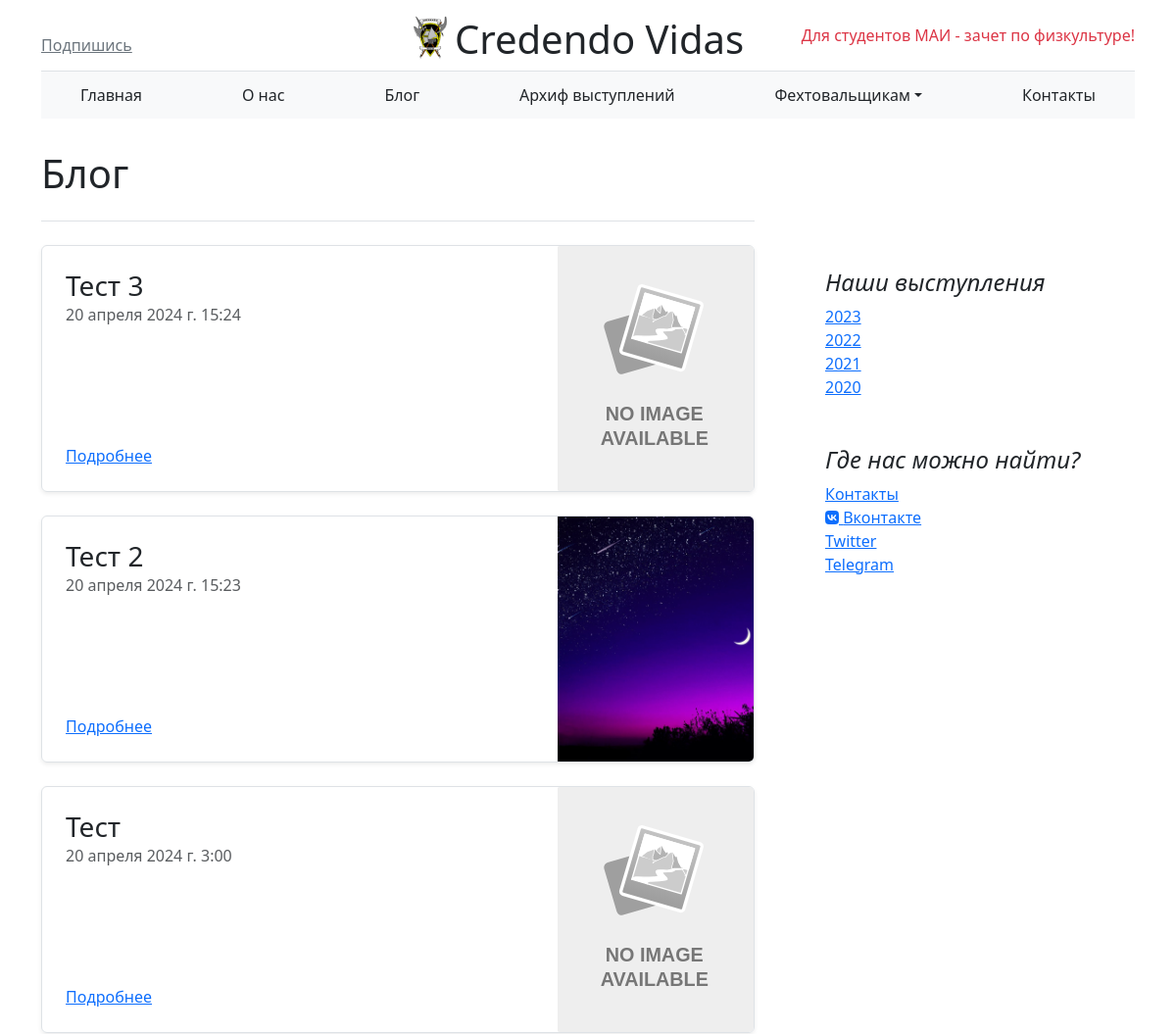
The page /blog/ (upper part) on the database as committed earlier.
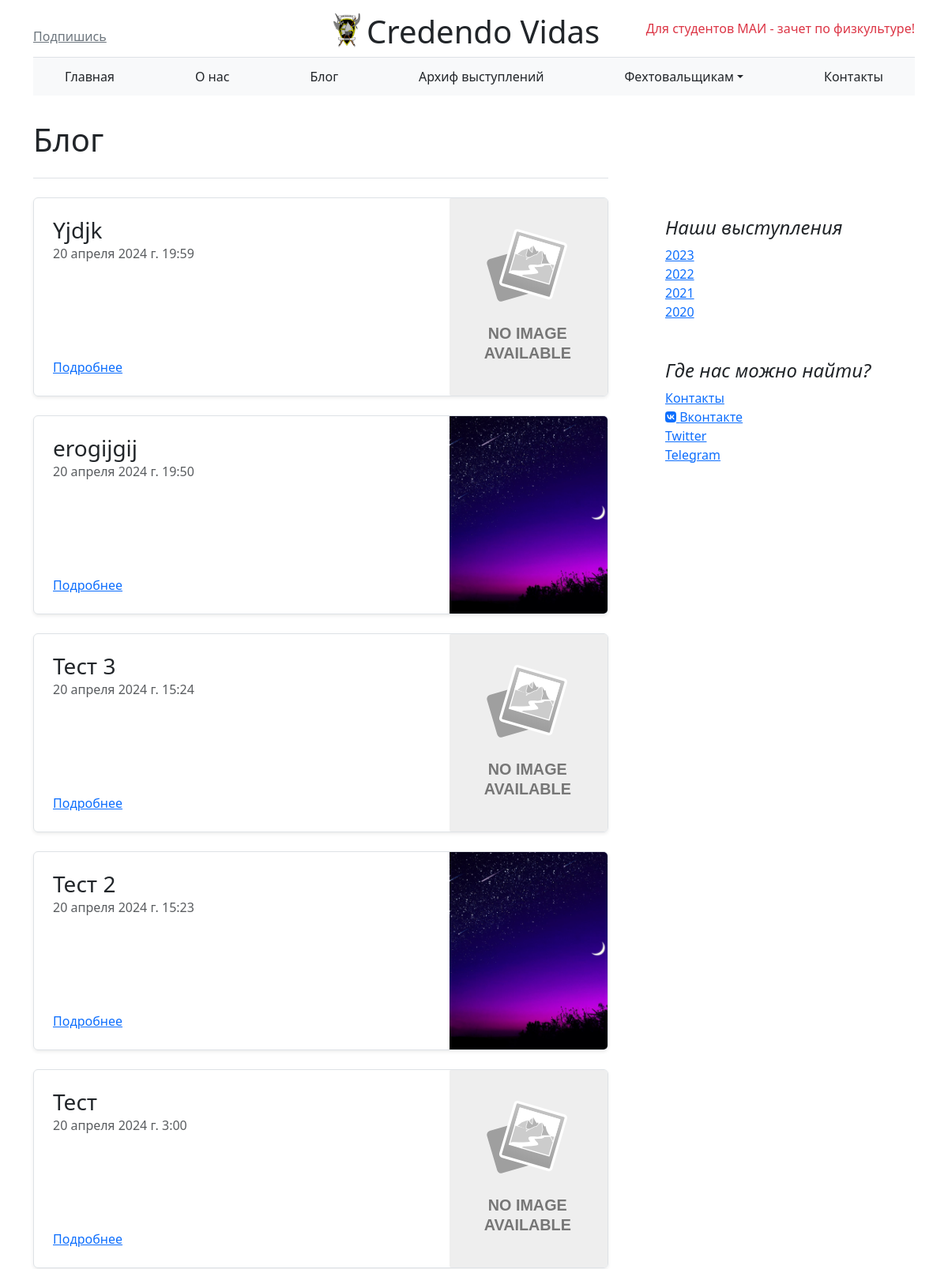
The same page on the database as committed later.
### blog/models.py (models this page shows, shortened)
class Post(models.Model):
    id = models.AutoField(primary_key=True, unique=True)
    title = models.CharField('Заголовок', max_length=50)
    body = models.TextField('Тело статьи')
    date = models.DateTimeField('Дата создания', auto_now_add=True)
    author = CurrentUserField(related_name='post_author', add_only=True, on_delete=models.CASCADE, verbose_name='Автор')
    cover = models.ImageField('Обложка', blank=True)
    teaser = models.CharField('Краткое описание', max_length=200, blank=True)
    is_published = models.BooleanField('Опубликовать', default=False)
    type = models.CharField('Тип', max_length=20, default='post')
    class Meta:
        verbose_name = 'Пост'
        verbose_name_plural = 'Посты'

### main/models.py (models this page shows, shortened)
class News(models.Model):
    id = models.AutoField(primary_key=True)
    title = models.CharField('Заголовок', max_length=200)
    teaser = models.CharField('Сводка', max_length=300, default="Тизер")
    content = models.TextField('Контент', blank=True)
    date = models.DateTimeField(auto_now_add=True)
    type = models.CharField('Тип', max_length=20, default='news')
    class Meta:
        verbose_name = 'Новость'
        verbose_name_plural = 'Новости'

### blog/views.py (the view)
# urls.py: 2. Add a URL to urlpatterns:  path('blog/', include('blog.urls'))
def blog(request):
    posts = Post.objects.order_by('-date')
    news = News.objects.order_by('-date')
    events =sorted(
        list(chain(posts, news)),
        key=attrgetter('date'),
        reverse=True
    )
    context = {
        'posts': events
    }
    return render(request, 'blog/blog.html', context)

### templates/blog/blog.html (shortened to what this page needs)
{% extends 'main/layout.html' %}
{% load static %}
{% block content %}
<main class="container">
    <div class="row g-5">
        <div class="col-md-8">
            <h1 class="pb-4 my-4 border-bottom">Блог</h1>
        </div>
    </div>
    <div class="row g-5">
        <div class="col-8">
            {% for post in posts %}
            	<div class="row g-0 border rounded overflow-hidden flex-md-row mb-4 shadow-sm h-md-250 position-relative">
                    <div class="col p-4 d-flex flex-column position-static">
                      <h3 class="mb-0">{{ post.title }}</h3>
                      <div class="mb-1 text-muted">{{ post.date }}</div>
                      {% if post.type == 'news' %}
                            <a href="news-{{ post.id }}" class="stretched-link">Подробнее</a>
                        {% elif post.type == 'post' %}
                            <a href="post-{{ post.id }}" class="stretched-link">Подробнее</a>
                        {% endif %}
                    </div>
                    <div class="col-auto d-none d-lg-block">
                          <image style="object-fit: cover" class="img" src="{{post.cover.url }}" width="200" height="250" onerror="this.src='{% static 'img/noimage.svg' %}';"/>
                    </div>
                </div>
            {% endfor %}
        </div>
        {% include "main/aside.html" %}
    </div>
</main>
{% endblock %}

Rows that differ between the two databases and show on the page:
added News: title "Yjdjk", date "20 апреля 2024 г. 19:59"
added Post: title "erogijgij", date "20 апреля 2024 г. 19:50", cover (picture)
